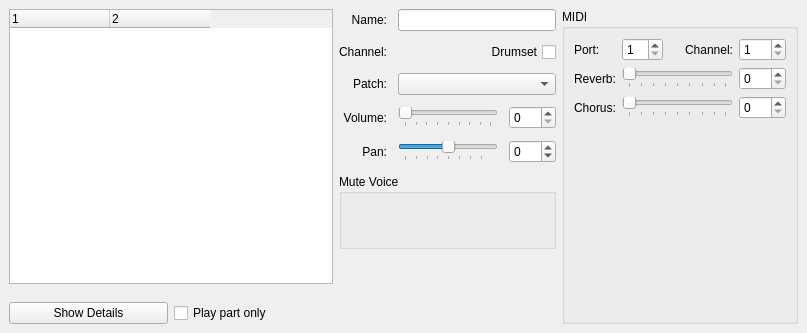
<?xml version="1.0" encoding="UTF-8"?>
<ui version="4.0">
 <class>Mixer</class>
 <widget class="QDockWidget" name="Mixer">
  <property name="enabled">
   <bool>true</bool>
  </property>
  <property name="geometry">
   <rect>
    <x>0</x>
    <y>0</y>
    <width>807</width>
    <height>333</height>
   </rect>
  </property>
  <property name="focusPolicy">
   <enum>Qt::ClickFocus</enum>
  </property>
  <property name="floating">
   <bool>false</bool>
  </property>
  <property name="features">
   <set>QDockWidget::AllDockWidgetFeatures</set>
  </property>
  <property name="windowTitle">
   <string/>
  </property>
  <widget class="QWidget" name="dockWidgetContents">
   <layout class="QGridLayout" name="gridLayout_3">
    <item row="0" column="0">
     <layout class="QGridLayout" name="mainGrid" columnstretch="2,0,0">
      <item row="1" column="0">
       <widget class="QTreeWidget" name="mixerTreeWidget">
        <property name="sizePolicy">
         <sizepolicy hsizetype="MinimumExpanding" vsizetype="Expanding">
          <horstretch>0</horstretch>
          <verstretch>0</verstretch>
         </sizepolicy>
        </property>
        <property name="minimumSize">
         <size>
          <width>260</width>
          <height>0</height>
         </size>
        </property>
        <property name="maximumSize">
         <size>
          <width>16777215</width>
          <height>16777215</height>
         </size>
        </property>
        <property name="columnCount">
         <number>2</number>
        </property>
        <attribute name="headerCascadingSectionResizes">
         <bool>false</bool>
        </attribute>
        <attribute name="headerMinimumSectionSize">
         <number>80</number>
        </attribute>
        <attribute name="headerStretchLastSection">
         <bool>false</bool>
        </attribute>
        <column>
         <property name="text">
          <string notr="true">1</string>
         </property>
        </column>
        <column>
         <property name="text">
          <string notr="true">2</string>
         </property>
        </column>
       </widget>
      </item>
      <item row="1" column="2" rowspan="2">
       <layout class="QVBoxLayout" name="midiAndMuteLayout">
        <item>
         <widget class="QGroupBox" name="midiGroupBox">
          <property name="sizePolicy">
           <sizepolicy hsizetype="MinimumExpanding" vsizetype="Minimum">
            <horstretch>0</horstretch>
            <verstretch>0</verstretch>
           </sizepolicy>
          </property>
          <property name="minimumSize">
           <size>
            <width>0</width>
            <height>144</height>
           </size>
          </property>
          <property name="toolTip">
           <string>MIDI OUT controllers</string>
          </property>
          <property name="title">
           <string notr="true">MIDI</string>
          </property>
          <property name="alignment">
           <set>Qt::AlignLeading|Qt::AlignLeft|Qt::AlignTop</set>
          </property>
          <property name="flat">
           <bool>false</bool>
          </property>
          <layout class="QGridLayout" name="gridLayout_2">
           <item row="0" column="0">
            <layout class="QGridLayout" name="midiGrid">
             <item row="2" column="4">
              <widget class="QDoubleSpinBox" name="chorusSpinBox">
               <property name="toolTip">
                <string>MIDI OUT chorus</string>
               </property>
               <property name="decimals">
                <number>0</number>
               </property>
               <property name="maximum">
                <double>127.000000000000000</double>
               </property>
              </widget>
             </item>
             <item row="2" column="0">
              <widget class="QLabel" name="labelChorus">
               <property name="text">
                <string>Chorus:</string>
               </property>
              </widget>
             </item>
             <item row="0" column="2">
              <spacer name="horizontalSpacer">
               <property name="orientation">
                <enum>Qt::Horizontal</enum>
               </property>
               <property name="sizeHint" stdset="0">
                <size>
                 <width>10</width>
                 <height>20</height>
                </size>
               </property>
              </spacer>
             </item>
             <item row="0" column="4">
              <widget class="QSpinBox" name="channelSpinBox">
               <property name="toolTip">
                <string>MIDI channel number</string>
               </property>
               <property name="minimum">
                <number>1</number>
               </property>
               <property name="maximum">
                <number>16</number>
               </property>
              </widget>
             </item>
             <item row="0" column="3">
              <widget class="QLabel" name="labelChannel_2">
               <property name="text">
                <string>Channel:</string>
               </property>
              </widget>
             </item>
             <item row="2" column="1" colspan="3">
              <widget class="QSlider" name="chorusSlider">
               <property name="minimumSize">
                <size>
                 <width>75</width>
                 <height>0</height>
                </size>
               </property>
               <property name="toolTip">
                <string>MIDI OUT chorus</string>
               </property>
               <property name="maximum">
                <number>127</number>
               </property>
               <property name="orientation">
                <enum>Qt::Horizontal</enum>
               </property>
               <property name="tickPosition">
                <enum>QSlider::TicksBelow</enum>
               </property>
               <property name="tickInterval">
                <number>16</number>
               </property>
              </widget>
             </item>
             <item row="0" column="1">
              <widget class="QSpinBox" name="portSpinBox">
               <property name="toolTip">
                <string>MIDI port number</string>
               </property>
               <property name="minimum">
                <number>1</number>
               </property>
               <property name="maximum">
                <number>16</number>
               </property>
              </widget>
             </item>
             <item row="1" column="0">
              <widget class="QLabel" name="labelReverb">
               <property name="text">
                <string>Reverb:</string>
               </property>
              </widget>
             </item>
             <item row="1" column="1" colspan="3">
              <widget class="QSlider" name="reverbSlider">
               <property name="minimumSize">
                <size>
                 <width>75</width>
                 <height>0</height>
                </size>
               </property>
               <property name="toolTip">
                <string>MIDI OUT reverb</string>
               </property>
               <property name="maximum">
                <number>127</number>
               </property>
               <property name="pageStep">
                <number>16</number>
               </property>
               <property name="orientation">
                <enum>Qt::Horizontal</enum>
               </property>
               <property name="tickPosition">
                <enum>QSlider::TicksBelow</enum>
               </property>
              </widget>
             </item>
             <item row="0" column="0">
              <widget class="QLabel" name="labelPort">
               <property name="text">
                <string>Port:</string>
               </property>
              </widget>
             </item>
             <item row="1" column="4">
              <widget class="QDoubleSpinBox" name="reverbSpinBox">
               <property name="toolTip">
                <string>MIDI OUT reverb</string>
               </property>
               <property name="decimals">
                <number>0</number>
               </property>
               <property name="maximum">
                <double>127.000000000000000</double>
               </property>
              </widget>
             </item>
             <item row="3" column="0" colspan="5">
              <spacer name="verticalSpacer_3">
               <property name="orientation">
                <enum>Qt::Vertical</enum>
               </property>
               <property name="sizeHint" stdset="0">
                <size>
                 <width>20</width>
                 <height>40</height>
                </size>
               </property>
              </spacer>
             </item>
            </layout>
           </item>
          </layout>
         </widget>
        </item>
       </layout>
      </item>
      <item row="2" column="0">
       <layout class="QHBoxLayout" name="horizontalLayout">
        <property name="topMargin">
         <number>12</number>
        </property>
        <item>
         <widget class="QPushButton" name="showDetailsButton">
          <property name="text">
           <string>Show Details</string>
          </property>
         </widget>
        </item>
        <item>
         <widget class="QCheckBox" name="partOnlyCheckBox">
          <property name="text">
           <string>Play part only</string>
          </property>
         </widget>
        </item>
       </layout>
      </item>
      <item row="1" column="1" rowspan="2">
       <layout class="QGridLayout" name="patchDetailsLayout">
        <property name="spacing">
         <number>11</number>
        </property>
        <item row="7" column="1">
         <widget class="QSlider" name="panSlider">
          <property name="minimumSize">
           <size>
            <width>100</width>
            <height>0</height>
           </size>
          </property>
          <property name="toolTip">
           <string>Pan</string>
          </property>
          <property name="minimum">
           <number>-63</number>
          </property>
          <property name="maximum">
           <number>63</number>
          </property>
          <property name="pageStep">
           <number>16</number>
          </property>
          <property name="orientation">
           <enum>Qt::Horizontal</enum>
          </property>
          <property name="tickPosition">
           <enum>QSlider::TicksBelow</enum>
          </property>
          <property name="tickInterval">
           <number>16</number>
          </property>
         </widget>
        </item>
        <item row="5" column="1" rowspan="2">
         <widget class="QSlider" name="volumeSlider">
          <property name="minimumSize">
           <size>
            <width>100</width>
            <height>0</height>
           </size>
          </property>
          <property name="toolTip">
           <string>Volume</string>
          </property>
          <property name="styleSheet">
           <string notr="true"/>
          </property>
          <property name="minimum">
           <number>0</number>
          </property>
          <property name="maximum">
           <number>127</number>
          </property>
          <property name="pageStep">
           <number>16</number>
          </property>
          <property name="orientation">
           <enum>Qt::Horizontal</enum>
          </property>
          <property name="tickPosition">
           <enum>QSlider::TicksBelow</enum>
          </property>
          <property name="tickInterval">
           <number>16</number>
          </property>
         </widget>
        </item>
        <item row="1" column="1" colspan="2">
         <widget class="QLineEdit" name="partNameLineEdit">
          <property name="toolTip">
           <string>Part name</string>
          </property>
         </widget>
        </item>
        <item row="5" column="2" rowspan="2">
         <widget class="QDoubleSpinBox" name="volumeSpinBox">
          <property name="toolTip">
           <string>Volume</string>
          </property>
          <property name="decimals">
           <number>0</number>
          </property>
          <property name="maximum">
           <double>127.000000000000000</double>
          </property>
         </widget>
        </item>
        <item row="7" column="2">
         <widget class="QDoubleSpinBox" name="panSpinBox">
          <property name="toolTip">
           <string>Pan</string>
          </property>
          <property name="decimals">
           <number>0</number>
          </property>
          <property name="minimum">
           <double>-63.000000000000000</double>
          </property>
          <property name="maximum">
           <double>64.000000000000000</double>
          </property>
         </widget>
        </item>
        <item row="2" column="0">
         <widget class="QLabel" name="labelChannel">
          <property name="text">
           <string>Channel:</string>
          </property>
          <property name="alignment">
           <set>Qt::AlignRight|Qt::AlignTrailing|Qt::AlignVCenter</set>
          </property>
         </widget>
        </item>
        <item row="5" column="0" rowspan="2">
         <widget class="QLabel" name="labelVolume">
          <property name="text">
           <string>Volume:</string>
          </property>
          <property name="alignment">
           <set>Qt::AlignRight|Qt::AlignTrailing|Qt::AlignVCenter</set>
          </property>
         </widget>
        </item>
        <item row="2" column="1" colspan="2">
         <layout class="QHBoxLayout" name="horizontalLayout_4">
          <item>
           <widget class="QLabel" name="channelLabel">
            <property name="toolTip">
             <string>Channel name</string>
            </property>
            <property name="text">
             <string/>
            </property>
           </widget>
          </item>
          <item>
           <widget class="QCheckBox" name="drumkitCheck">
            <property name="sizePolicy">
             <sizepolicy hsizetype="Preferred" vsizetype="Fixed">
              <horstretch>0</horstretch>
              <verstretch>0</verstretch>
             </sizepolicy>
            </property>
            <property name="layoutDirection">
             <enum>Qt::RightToLeft</enum>
            </property>
            <property name="text">
             <string>Drumset</string>
            </property>
           </widget>
          </item>
         </layout>
        </item>
        <item row="1" column="0">
         <widget class="QLabel" name="labelName">
          <property name="text">
           <string>Name:</string>
          </property>
          <property name="alignment">
           <set>Qt::AlignRight|Qt::AlignTrailing|Qt::AlignVCenter</set>
          </property>
         </widget>
        </item>
        <item row="8" column="0" colspan="3">
         <widget class="QGroupBox" name="mutePerVoiceBox">
          <property name="sizePolicy">
           <sizepolicy hsizetype="Minimum" vsizetype="Expanding">
            <horstretch>0</horstretch>
            <verstretch>0</verstretch>
           </sizepolicy>
          </property>
          <property name="title">
           <string>Mute Voice</string>
          </property>
          <layout class="QVBoxLayout" name="verticalLayout_2">
           <property name="spacing">
            <number>0</number>
           </property>
           <property name="leftMargin">
            <number>0</number>
           </property>
           <property name="topMargin">
            <number>0</number>
           </property>
           <property name="rightMargin">
            <number>0</number>
           </property>
           <property name="bottomMargin">
            <number>0</number>
           </property>
           <item>
            <layout class="QHBoxLayout" name="horizontalLayout_2">
             <item>
              <layout class="QVBoxLayout" name="mutePerVoiceArea">
               <property name="spacing">
                <number>0</number>
               </property>
               <property name="leftMargin">
                <number>11</number>
               </property>
               <property name="topMargin">
                <number>11</number>
               </property>
               <property name="rightMargin">
                <number>11</number>
               </property>
               <property name="bottomMargin">
                <number>11</number>
               </property>
              </layout>
             </item>
             <item>
              <spacer name="horizontalSpacer_3">
               <property name="orientation">
                <enum>Qt::Horizontal</enum>
               </property>
               <property name="sizeHint" stdset="0">
                <size>
                 <width>40</width>
                 <height>20</height>
                </size>
               </property>
              </spacer>
             </item>
            </layout>
           </item>
          </layout>
         </widget>
        </item>
        <item row="3" column="0" rowspan="2">
         <widget class="QLabel" name="labelPatch">
          <property name="text">
           <string>Patch:</string>
          </property>
          <property name="alignment">
           <set>Qt::AlignRight|Qt::AlignTrailing|Qt::AlignVCenter</set>
          </property>
         </widget>
        </item>
        <item row="9" column="0">
         <spacer name="verticalSpacer_2">
          <property name="orientation">
           <enum>Qt::Vertical</enum>
          </property>
          <property name="sizeHint" stdset="0">
           <size>
            <width>20</width>
            <height>40</height>
           </size>
          </property>
         </spacer>
        </item>
        <item row="7" column="0">
         <widget class="QLabel" name="labelPan">
          <property name="text">
           <string>Pan:</string>
          </property>
          <property name="alignment">
           <set>Qt::AlignRight|Qt::AlignTrailing|Qt::AlignVCenter</set>
          </property>
         </widget>
        </item>
        <item row="3" column="1" rowspan="2" colspan="2">
         <widget class="QComboBox" name="patchCombo">
          <property name="sizePolicy">
           <sizepolicy hsizetype="Expanding" vsizetype="Fixed">
            <horstretch>0</horstretch>
            <verstretch>0</verstretch>
           </sizepolicy>
          </property>
          <property name="minimumSize">
           <size>
            <width>100</width>
            <height>0</height>
           </size>
          </property>
          <property name="toolTip">
           <string>Patch voice</string>
          </property>
         </widget>
        </item>
       </layout>
      </item>
     </layout>
    </item>
   </layout>
  </widget>
 </widget>
 <resources>
  <include location="musescore.qrc"/>
  <include location="musescore.qrc"/>
 </resources>
 <connections/>
</ui>
